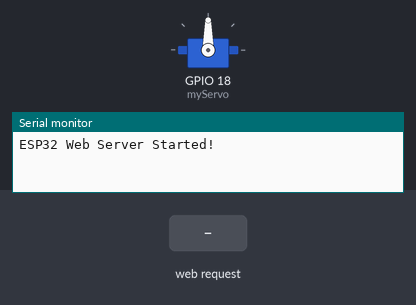
This sketch was run on a simulated ESP32. Parts: servo, the last lines printed to the serial monitor. The test bench sets the inputs (shaded band).

Above: at 1.2 s.
1.3 s: HTTP request GET /light/on received
At 1.7 s:
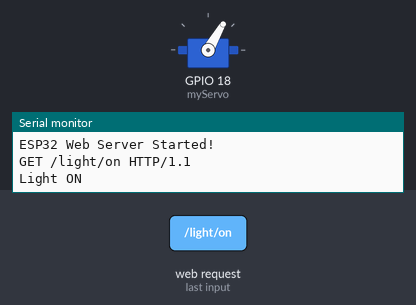
2.8 s: HTTP request GET /light/off received
At 4.1 s:
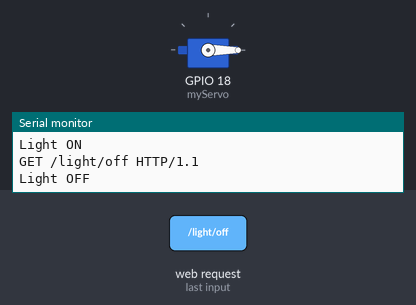
Timing chart, 0 to 5.8 s (numbered marks = the images above; inputs shaded):
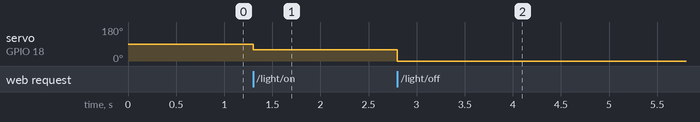

Measured:
- after the input at 1.3 s, servo on GPIO 18 (myServo): 90° → 60° at once
- after the input at 2.8 s, servo on GPIO 18 (myServo): 60° → 0° at once

The sketch:

wi_fi_control.ino
```cpp
#include <WiFi.h>
#include <ESP32Servo.h>

Servo myServo;

const char* ssid = "ESP32-Control";
const char* password = "12345678";

WiFiServer server(80);

void setup() {
  Serial.begin(9600);
  myServo.attach(18);
  WiFi.softAP(ssid, password);
  server.begin();
  Serial.println("ESP32 Web Server Started!");
}

void loop() {
  WiFiClient client = server.available();
  if (client) {
    String request = client.readStringUntil('\r');
    Serial.println(request);

    if (request.indexOf("/light/on") != -1) {
      Serial.println("Light ON");
      myServo.write(60);
    }
    if (request.indexOf("/light/off") != -1) {
      Serial.println("Light OFF");
      myServo.write(0);
    }
    if (request.indexOf("/window/open") != -1) {
      Serial.println("Window OPEN");
    }
    if (request.indexOf("/window/close") != -1) {
      Serial.println("Window CLOSE");
    }

    // Improved HTML UI
    client.println("HTTP/1.1 200 OK");
    client.println("Content-type:text/html");
    client.println();
    client.println("<html><head><title>ESP32 Control</title>");
    client.println("<style>");
    client.println("body { font-family: Arial, sans-serif; text-align: center; background-color: #f4f4f4; }");
    client.println("h2 { color: #333; }");
    client.println(".container { width: 90%; max-width: 400px; margin: auto; }");
    client.println("button { display: block; width: 100%; padding: 10px; margin: 10px 0; font-size: 18px; border: none; cursor: pointer; }");
    client.println(".on { background-color: green; color: white; }");
    client.println(".off { background-color: red; color: white; }");
    client.println(".window { background-color: blue; color: white; }");
    client.println("</style></head><body>");
    client.println("<div class='container'>");
    client.println("<h2>ESP32 Appliance Control</h2>");
    client.println("<a href='/light/on'><button class='on'>Light ON</button></a>");
    client.println("<a href='/light/off'><button class='off'>Light OFF</button></a>");
    client.println("<a href='/window/open'><button class='window'>Window OPEN</button></a>");
    client.println("<a href='/window/close'><button class='window'>Window CLOSE</button></a>");
    client.println("</div>");
    client.println("</body></html>");
    client.println();
    client.stop();
  }
}
```
